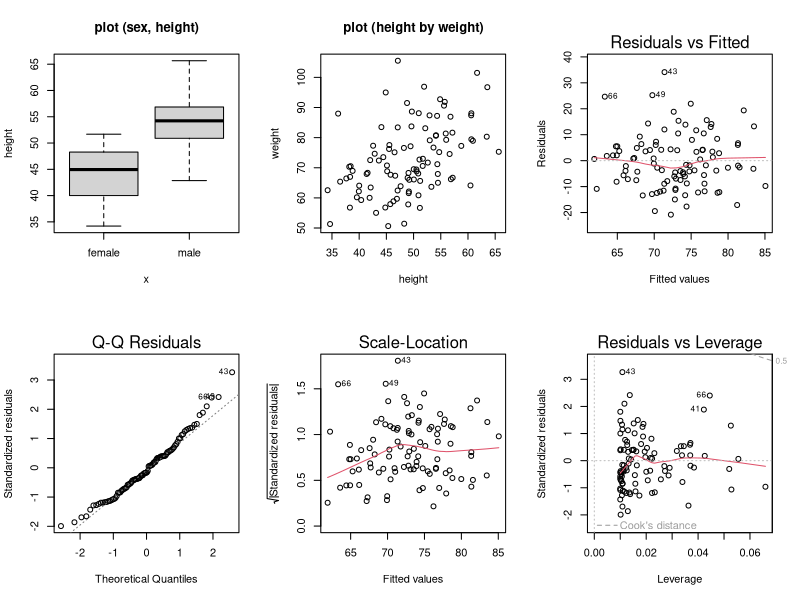

Generate this figure with R:
#Homework 1

#Task: Make a dataframe (ID, sex, height, weight and city), perform a linear regression and ANOVA, print the dataframe and summaries for linear regression and ANOVA, and plot sex vs. height

# Create categorical vectors for sex, ID, city:
#ID:"boy" and "girl" dependent on sex plus a consequtive number, respectively
#sex: 50 males and females each
#city: 25 Honolulu ("Hon") and 25 Santa Barabara ("SB") for each sex

ID<-c(paste("boy", 1:50, sep=""), paste("girl", 1:50, sep=""))
sex <- factor(c(rep("male", 50), rep("female", 50)))
city<-factor(c(rep("Hon", 25), rep("SB", 25), rep("Hon", 25), rep("SB", 25)))

#generate random draw from normal distribution to create vectors for height and weight
#height with mean=55 and SD=5 for males; mean=45, SD=5 for females; 50 samples each
#weight with mean=80, SD=10 for males; mean=65, SD=8 for females; 50 samples each

height <-c(rnorm(50, 55, 5), rnorm(50,45,5))
weight <- c(rnorm(50, mean=80, sd=10), rnorm(50, 65, 8))

# Create the dataframe dat using the previous vectors

dat<-data.frame(ID,sex,height,weight,city)

#Run a linear model of weight as a function of height.
#Run a ANOVA on the linear model with sex as a factor

lm.mf<-with(dat, lm(weight~height))
anova.mf<-with(dat, anova(lm(weight~sex+height)))

# Print the data frame, the summary of the linear model, and the ANOVA 

print(dat)
print("Summary of Linear Regression")
print(summary(lm.mf))
print("ANOVA")
print(anova.mf)


#Plot the results

par(mfrow=c(2,3)) #combine different plots into one window
with(dat, plot(sex, height, main="plot (sex, height)", ylab="height")) #boxplot of height distribution among sexes
with(dat, plot(height, weight, main="plot (height by weight)")) #scatterplot for weight as a function of height
plot(lm.mf) #linear regression plots